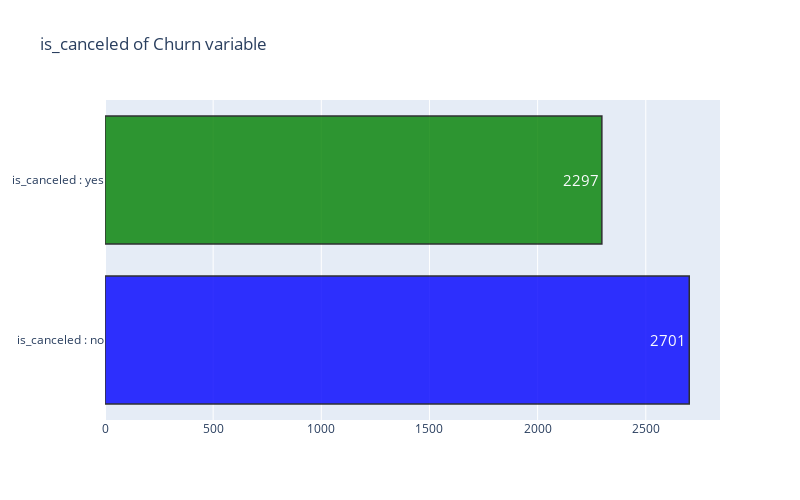

Notebook code for this chart:
### Code cell
Canceled = df[(df["is_canceled"] != 0)]
no_Canceled = df[(df["is_canceled"] == 0)]

trace = go.Bar(
        x = (df["is_canceled"].value_counts().values.tolist()), 
        y = ["is_canceled : no", "is_canceled : yes"], 
        orientation = "h", opacity = 0.8, 
        text=df["is_canceled"].value_counts().values.tolist(), 
        textfont=dict(size=15),
        textposition = "auto",
        marker=dict(
        color=["blue","green"],
        line=dict(color='#000000',width=1.5)
        ))

layout = dict(title = 'is_canceled of Churn variable',autosize = False,height  = 500,width   = 800)
                    
fig = dict(data = [trace], layout=layout)
py.iplot(fig)

### Figure 1 — Plotly figure (JSON) as saved in the notebook; plotly's stock layout.template omitted (floating-point values rounded to 4 significant figures)
{"data": [{"marker": {"color": ["blue", "green"], "line": {"color": "#000000", "width": 1.5}}, "opacity": 0.8, "orientation": "h", "text": ["2701", "2297"], "textfont": {"size": 15}, "textposition": "auto", "type": "bar", "x": [2701, 2297], "y": ["is_canceled : no", "is_canceled : yes"]}], "layout": {"autosize": false, "height": 500, "title": {"text": "is_canceled of Churn variable"}, "width": 800}}
